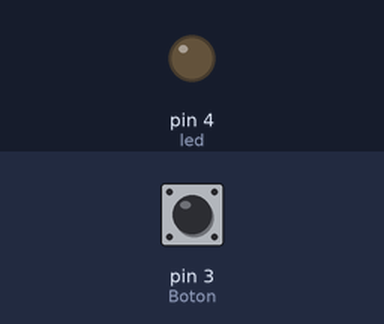
The sketch below on a simulated Arduino Uno, built with avr-gcc and run on an emulated ATmega328P. On the bench: output pins drawn as LEDs (lit = HIGH). Inputs (shaded band) come from the test bench; at power-on: pin 3 (Boton) HIGH.

Above: at 1.2 s.
1.3 s: pin 3 (Boton) pulled LOW for 0.15 s
At 1.37 s:
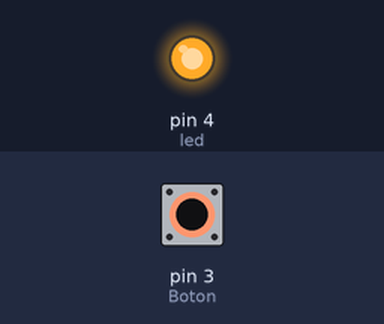
2.9 s: pin 3 (Boton) pulled LOW for 3.2 s
At 7.3 s:
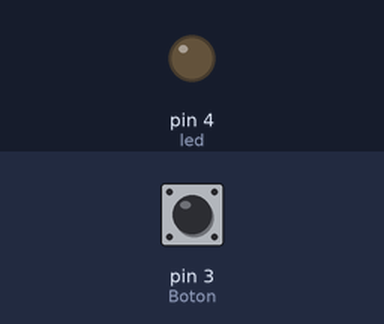
Timing chart, 0 to 8.8 s (numbered marks = the images above; inputs shaded):
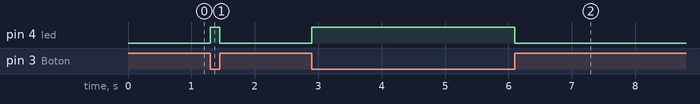

The sketch:

Practica_2_boton_LED.ino
```cpp
int Boton=3;;//ENTRADA
int led=4;//SALIDA

void setup() {
  // put your setup code here, to run once:
pinMode(led,OUTPUT);
pinMode(Boton,INPUT);
}

void loop() {
  // put your main code here, to run repeatedly:
if(digitalRead(Boton)==LOW){
  digitalWrite(led,HIGH);
  }else{
  digitalWrite(led,LOW);
  }
}
```

Measured:
- after the input at 1.3 s, pin 4 (led): LOW → HIGH at once, → LOW 0.15 s later
- after the input at 2.9 s, pin 4 (led): LOW → HIGH at once, → LOW 3.2 s later
